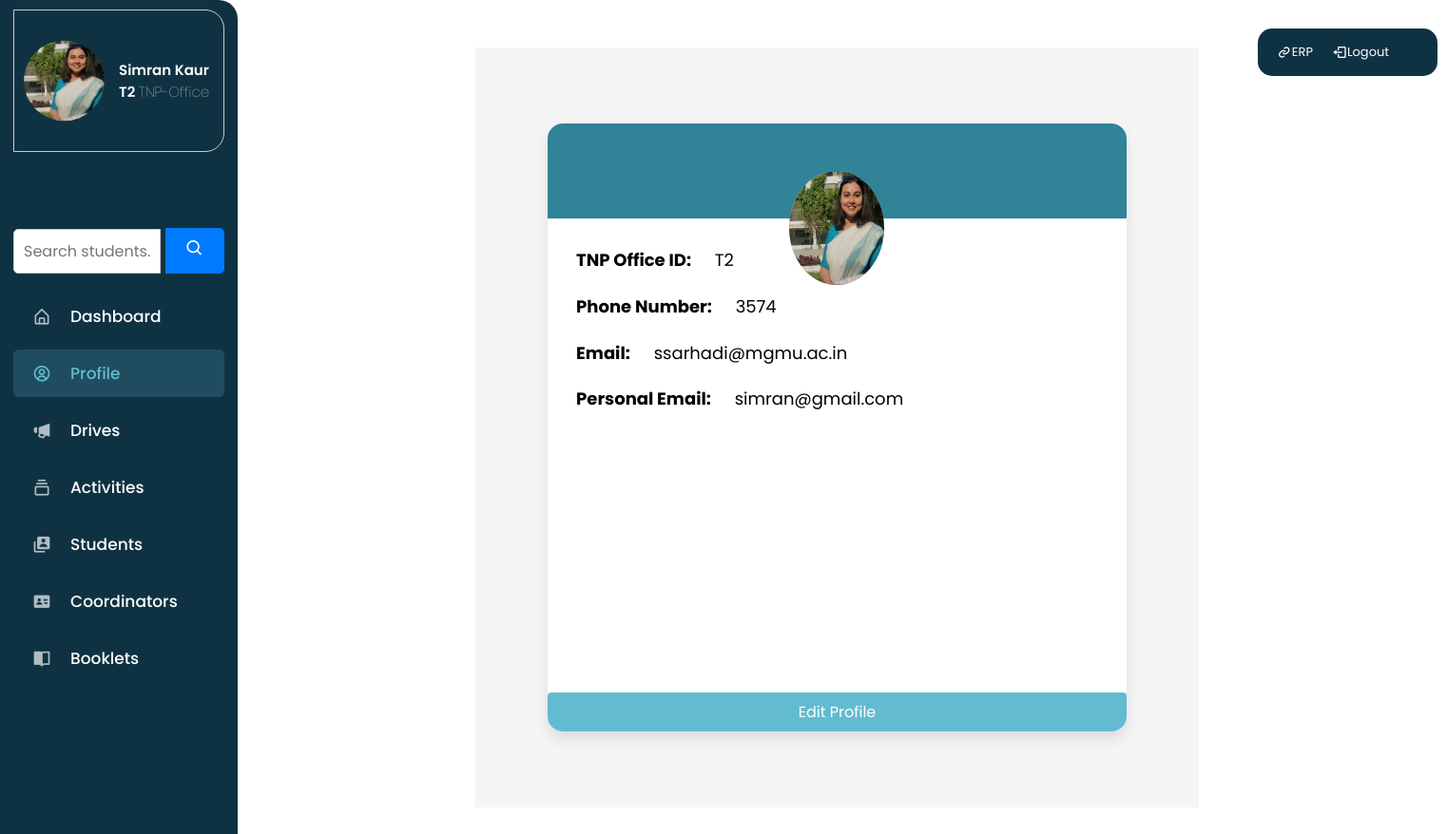
/profile/ (signed in), run on an earlier commit of the app's database.
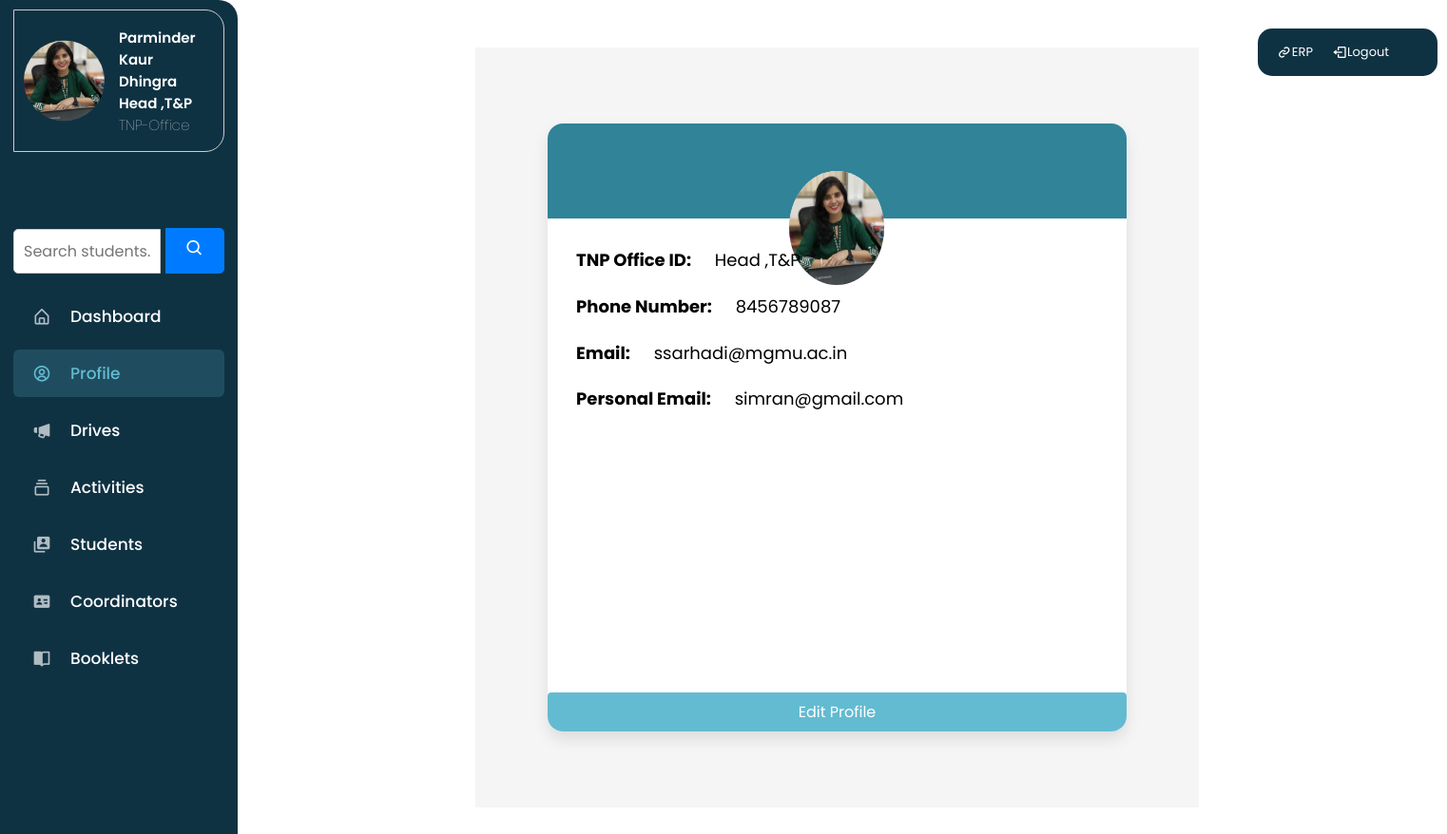
And on a later commit of the database.
### users/models.py (models this page shows, shortened)
class TNPOffice(models.Model):
    user = models.OneToOneField(CustomUser,on_delete=models.CASCADE,null=True,blank=True)
    T_ID =  models.CharField(max_length = 25,unique=True)
    NAME = models.CharField(max_length=255)
    PHONE_NO = models.PositiveIntegerField()
    EMAIL = models.EmailField()
    PERSONAL_EMAIL = models.EmailField()
    PROFILE_PHOTO = models.ImageField(upload_to='images/profiles/tnp',null=True,blank=True)

class CustomUser(AbstractUser):
    USER_CHOICES = [
        ('Student', 'Student'),
        ('Coordinator', 'Coordinator'),
        ('TNP-Office', 'TNP-Office'),
    ]
    user_type = models.CharField(max_length=15, choices=USER_CHOICES,default ='Student')
    username = models.CharField(max_length=10,null=True,blank=True)
    USERNAME_FIELD = 'email'
    REQUIRED_FIELDS = []
    email = models.EmailField(unique=True)

### users/views.py (the view)
# urls.py: path('profile/', views.profile, name='profile'),
@login_required
def profile(request):
    user_type = request.user.user_type
    if user_type == 'Coordinator':
        coordinator = Coordinator.objects.get(user=request.user)
        return render(request, 'profile.html', {'coordinator': coordinator})
    elif user_type == 'TNP-Office':
        tnpoffice = TNPOffice.objects.get(user=request.user)
        return render(request, 'profile.html', {'tnpoffice': tnpoffice})
    else:
        return redirect('login')  # Adjust this to your login URL

### notices/context_processors.py (called while the page is built)
def sidebar_profile(request):
    user_profile = None
    if request.user.is_authenticated:
        if request.user.user_type == 'Coordinator':
            user_profile = Coordinator.objects.get(user=request.user)
        elif request.user.user_type == 'Student':
            user_profile = Student.objects.get(user=request.user)
        elif request.user.user_type == 'TNP-Office':
            user_profile = TNPOffice.objects.get(user=request.user)
    return {'user_profile': user_profile}

### users/authentication.py (called while the page is built)
    def get_user(self, user_id):
        UserModel = get_user_model()
        try:
            return UserModel.objects.get(pk=user_id)
        except UserModel.DoesNotExist:
            return None

### users/templates/profile.html
{% extends 'main.html' %}
    {% block content %}
    {% load static %}
        <div class="coordinatorContainer">
            {% if request.user.user_type == 'Coordinator' %}
                <div class="coordinator-pr-card">
                    <div class="coordinator-pr-card-header">
                        <div class="co_profile_img_container">
                            {% if coordinator.PROFILE_PHOTO %}
                                <img class="co_profile_img" src="{{ coordinator.PROFILE_PHOTO.url }}" alt="Coordinator DP">
                            {% else %}
                                <img class="co_profile_img" src="{% static 'images/user-default.png.' %}" alt="Coordinator DP" />
                            {% endif %}
                        </div>
                        <h3>NAME: {{ coordinator.NAME }}</h3>
                    </div>
                    <div class="coordinator-pr-card-body">
                        <p class="mb-0"><strong class="pr-1">Coordinator ID:</strong> {{ coordinator.C_ID }}</p>
                        <p class="mb-0"><strong class="pr-1">Gender:</strong> {{ coordinator.get_GENDER_display }}</p>
                        <p class="mb-0"><strong class="pr-1">Phone Number:</strong> {{ coordinator.PHONE_NO }}</p>
                        <p class="mb-0"><strong class="pr-1">Email:</strong> {{ coordinator.EMAIL }}</p>
                        <p class="mb-0"><strong class="pr-1">Personal Email:</strong> {{ coordinator.PERSONAL_EMAIL }}</p>
                        <p class="mb-0"><strong class="pr-1">Department:</strong> {{ coordinator.department }}</p>
                        <p class="mb-0"><strong class="pr-1">Institute:</strong> {{ coordinator.INSTITUTE }}</p>
                    </div>
                    <a href="{% url 'coordinator_edit' %}" class="btn btn-primary">Edit Profile</a>
                </div>
            {% elif request.user.user_type == 'TNP-Office' %}
                <div class="coordinator-pr-card">
                    <div class="coordinator-pr-card-header">
                        <div class="co_profile_img_container">
                            {% if tnpoffice.PROFILE_PHOTO %}
                                <img class="co_profile_img" src="{{ tnpoffice.PROFILE_PHOTO.url }}" alt="TNP Office DP">
                            {% else %}
                                <img class="co_profile_img" src="{% static 'images/user-default.png.' %}" alt="TNP Office DP" />
                            {% endif %}
                        </div>
                        <h3>NAME: {{ tnpoffice.NAME }}</h3>
                    </div>
                    <div class="coordinator-pr-card-body">
                        <p class="mb-0"><strong class="pr-1">TNP Office ID:</strong> {{ tnpoffice.T_ID }}</p>
                        <p class="mb-0"><strong class="pr-1">Phone Number:</strong> {{ tnpoffice.PHONE_NO }}</p>
                        <p class="mb-0"><strong class="pr-1">Email:</strong> {{ tnpoffice.EMAIL }}</p>
                        <p class="mb-0"><strong class="pr-1">Personal Email:</strong> {{ tnpoffice.PERSONAL_EMAIL }}</p>
                    </div>
                    <a href="{% url 'tnpoffice_edit' %}" class="btn btn-primary">Edit Profile</a>
                </div>
            {% endif %}
        </div>
    {% endblock %}

### notices/templates/sidebar.html (shortened to what the changed rows need)
{% load static %}
<!DOCTYPE html>
<html lang="en">
<head>
    <link rel="stylesheet" type="text/css" href="{% static 'css/sidebar.css' %}" />
    <link href='https://unpkg.com/boxicons@2.1.1/css/boxicons.min.css' rel='stylesheet'>
</head>
<body>
    <div class="sidebar-container">
    <nav class="sidebar">
        <header>
            <div class="profile-container">
                <div class="profile-picture">
                    {% if user_profile.Profile_photo %}
                    <img src="{{ user_profile.Profile_photo.url }}" alt="Profile Picture" class="profile-image" />
                    {% elif user_profile.PROFILE_PHOTO %}
                    <img src="{{ user_profile.PROFILE_PHOTO.url }}" alt="Profile Picture" class="profile-image" />
                    {% else %}
                    <img src="{% static 'images/user-default.png.' %}" alt="Placeholder Profile Picture" class="profile-image" />
                    {% endif %}
                </div>
                <div class="profile-info">
                    <span class="name">
                        {% if request.user.student %}
                        {{ request.user.student.FIRST_NAME }}
                        {{ request.user.student.PRN }}
                        {% elif request.user.coordinator %}
                        {{ request.user.coordinator.NAME }}
                        {{ request.user.coordinator.C_ID }}
                        {% elif request.user.tnpoffice %}
                        {{ request.user.tnpoffice.NAME }}
                        {{ request.user.tnpoffice.T_ID }}
                        {% endif %}
                    </span>
                    <span class="profession">{% if request.user.tnpoffice %}
                        {{ request.user.user_type}}
                        {% endif %}
                    </span>
                </div>
            </div>
        </header>
    </nav>
    </div>
</body>
</html>

What changed in the data, as far as the page shows it:
changed TNPOffice "ssarhadi@mgmu.ac.in": PROFILE_PHOTO: a different picture; NAME "Simran Kaur" → "Parminder Kaur Dhingra"; T_ID "T2" → "Head ,T&P"; PHONE_NO "3574" → "8456789087"
changed CustomUser "TNP-Office": user.tnpoffice.NAME "Simran Kaur" → "Parminder Kaur Dhingra"; user.tnpoffice.T_ID "T2" → "Head ,T&P"
